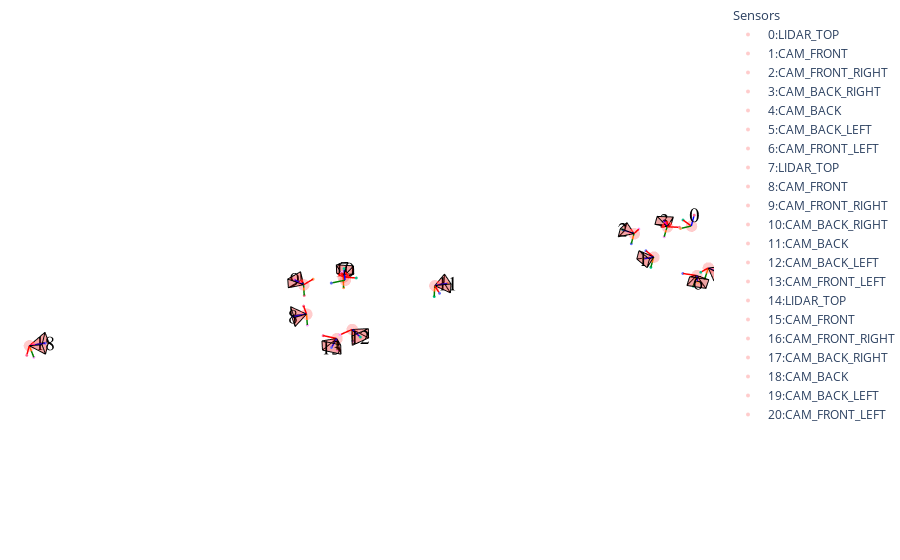

Notebook code cell kept with this figure:
### Markdown cell above
![image.png](attachment:image.png)

image source: [nuscenes](https://www.nuscenes.org/nuscenes#tutorials)

### Code cell
sensors = ['LIDAR_TOP', 'CAM_FRONT', 'CAM_FRONT_RIGHT', 'CAM_BACK_RIGHT', 'CAM_BACK', 'CAM_BACK_LEFT', 'CAM_FRONT_LEFT']

fig = plot_camera_pose(transform_matrices, sensors, only_plot_obj=True)

novel_cameras = get_novel_cam_params(sensor_params=sensor_params)
scene_sample = nusc.get('sample', scene_sample['next'])
_, transform_matrices = sensor_params.global_pose(scene_sample, inverse=True)

fig = plot_camera_pose(transform_matrices, sensors, fig=fig, only_plot_obj=True)

novel_cameras = get_novel_cam_params(sensor_params=sensor_params)
scene_sample = nusc.get('sample', scene_sample['next'])
_, transform_matrices = sensor_params.global_pose(scene_sample, inverse=True)

fig = plot_camera_pose(transform_matrices, sensors, fig=fig, only_plot_obj=False)
